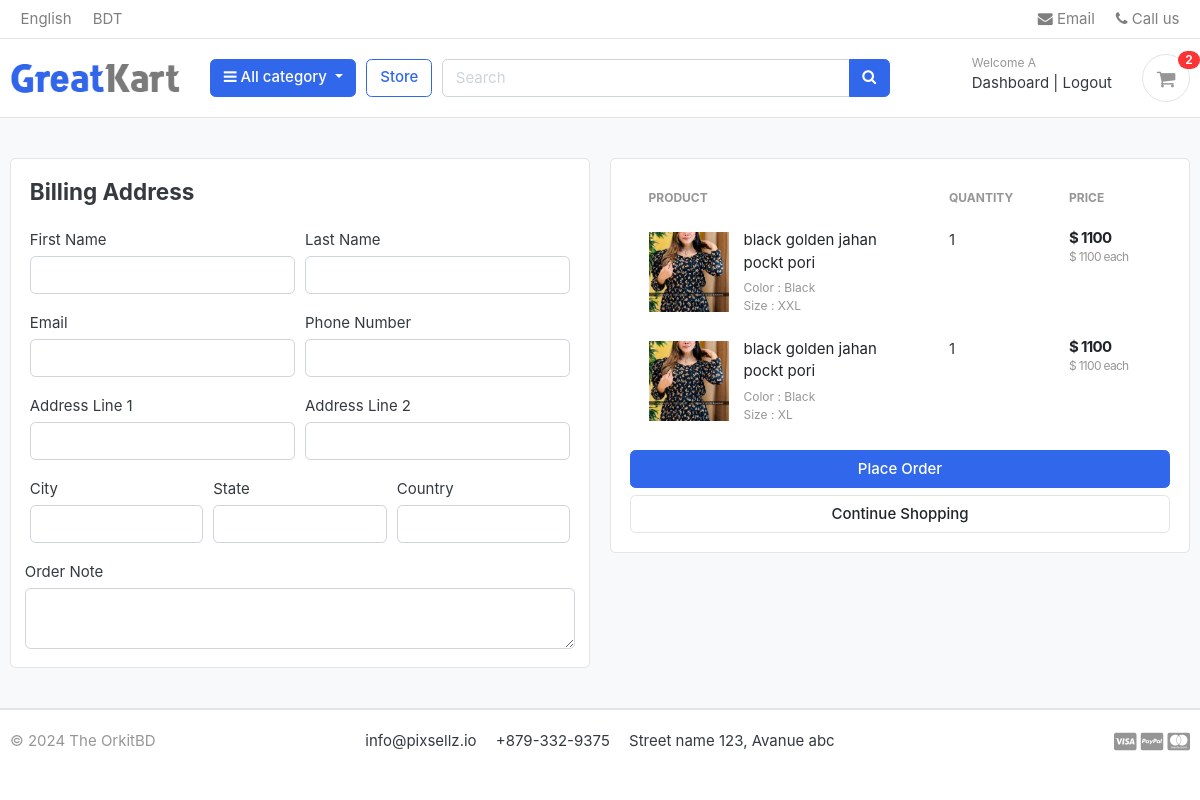
Page /cart/checkout/ (signed in) on the earlier database version.
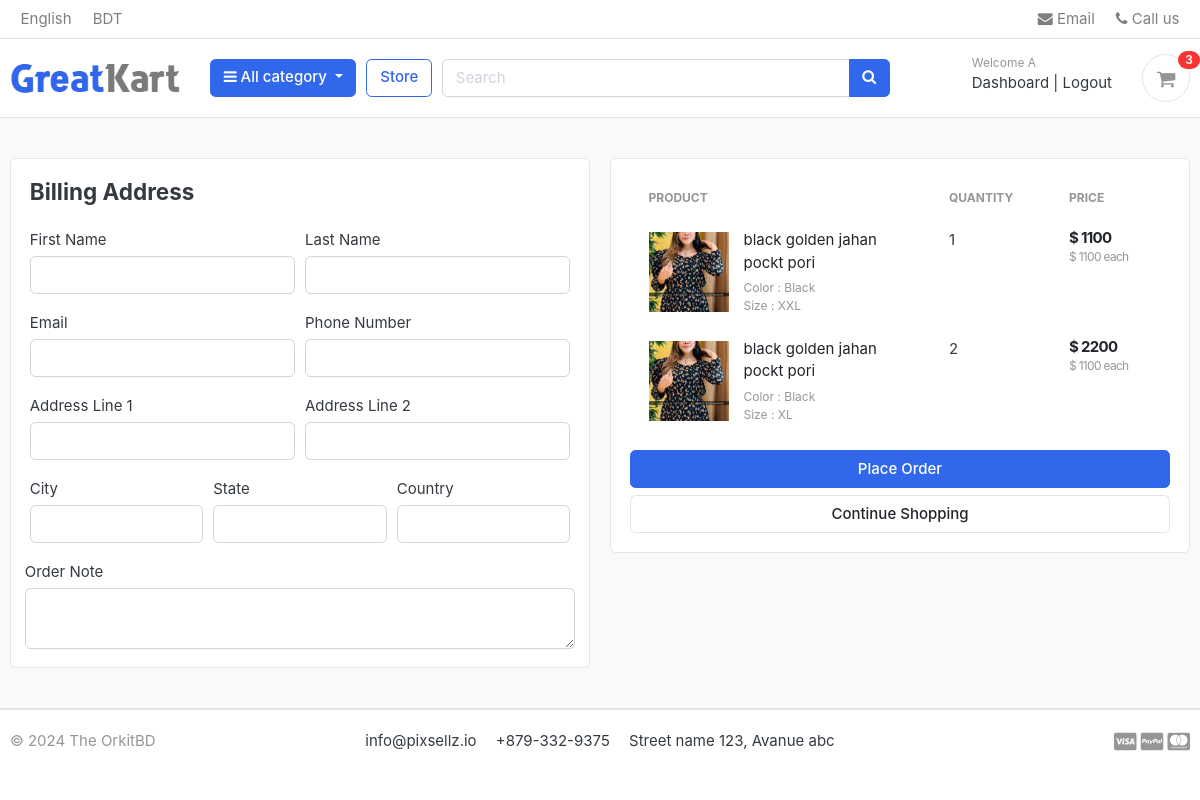
Same page on the later database version.
### carts/models.py (models this page shows, shortened)
class CartItem(models.Model):
    user = models.ForeignKey(Account,on_delete=models.CASCADE,null=True)
    product = models.ForeignKey(Product,on_delete=models.CASCADE)
    variations = models.ManyToManyField(Variation, blank=True)
    cart = models.ForeignKey(Cart,on_delete=models.CASCADE, null=True)
    quantity = models.IntegerField()
    is_active = models.BooleanField(default=True)
    def sub_total(self):
        return self.product.price *self.quantity

### store/models.py (models this page shows, shortened)
class Product (models.Model):
    product_name = models.CharField(max_length=100,unique=True)
    slug  = models.SlugField(max_length=100,unique=True)
    description = models.CharField(max_length=1000,unique=True)
    price = models.IntegerField()
    images = models.ImageField(upload_to='photos/products')
    stock = models.IntegerField()
    is_avilable = models.BooleanField(default=True)
    category = models.ForeignKey(Category,on_delete=models.CASCADE)
    created_date = models.DateTimeField(auto_now=True)
    modified_date = models.DateTimeField(auto_now=True)
    def get_url(self):
        return reverse('product_detail',args=[self.category.slug, self.slug])

### carts/views.py (the view)
# urls.py: path('checkout/',checkout, name="checkout"),
@login_required(login_url='login')
def checkout(request, total = 0 , quantity = 0, total_cart_item = 0, cart_items = None,fee = 0,grand_total=0):
    try:
        if request.user.is_authenticated:
            cart_items = CartItem.objects.filter(user=request.user, is_active=True)
        for cart_item in cart_items:
            total += (cart_item.product.price *cart_item.quantity)
            quantity += cart_item.quantity
        if  total == 0 :
            fee = 0
        else :
            fee = 120
        grand_total =  total+fee
    except:
        pass
    context = {
        'total': total,
        'quantity':quantity,
        'cart_items': cart_items,
        'fee':fee,
        'grand_total':grand_total,
    }
    return render(request,"cart/checkout.html",context)

### carts/context_processors.py (called while the page is built)
def counter(request):
    cart_count = 0
    if 'admin' in request.path:
        return {}
    else:
        try:
            cart = Cart.objects.filter(cart_id=_cart_id(request))
            if request.user.is_authenticated:
                cart_items = CartItem.objects.all().filter(user=request.user)
            else:
                cart_items = CartItem.objects.all().filter(cart=cart[:1])
            for cart_item in cart_items:
                cart_count += cart_item.quantity
        except Cart.DoesNotExist:
            cart_count = 0
    return dict(cart_count=cart_count)

### carts/views.py (called while the page is built)
def _cart_id(request):
    cart = request.session.session_key
    if not cart :
        cart = request.session.create()
    return cart

### category/context_processors.py (called while the page is built)
def menu_links(request):
    links = Category.objects.all()
    return dict(links=links)

### category/models.py (called while the page is built)
    def get_url(self):
        return reverse('products_by_category',args=[self.slug])

### templates/cart/checkout.html (shortened to what this page needs)
{% extends 'base.html' %}
{% load static %}
{% block content %}
<section class="section-content padding-y bg">
<div class="container">
<div class="row">
	<aside class="col-lg-6">
<div class="card">
  <div class="card-body">
    <h4 class="card-title mb-4">Billing Address</h4>
    <form action="{%url 'place_order' %}" method="POST">
      <div class="form-row">
        <div class="col form-group">
          <label for="">First Name</label>
          <input type="text" name="first_name" class="form-control" required>
        </div>
        <div class="col form-group">
          <label for="">Last Name</label>
          <input type="text" name="last_name" class="form-control" required>
        </div>
      </div>
      <div class="form-row">
        <div class="col form-group">
          <label for="">Email</label>
          <input type="email" name="email" class="form-control" required>
        </div>
        <div class="col form-group">
          <label for="">Phone Number</label>
          <input type="text" name="phone" class="form-control" required>
        </div>
      </div>
      <div class="form-row">
        <div class="col form-group">
          <label for="">Address Line 1</label>
          <input type="text" name="address_line_1" class="form-control" required>
        </div>
        <div class="col form-group">
          <label for="">Address Line 2</label>
          <input type="text" name="address_line_2" class="form-control">
        </div>
      </div>
      <div class="form-row">
        <div class="col form-group">
          <label for="">City</label>
          <input type="text" name="city" class="form-control" required>
        </div>
        <div class="col form-group">
          <label for="">State</label>
          <input type="text" name="state" class="form-control" required>
        </div>
        <div class="col form-group">
          <label for="">Country</label>
          <input type="text" name="country" class="form-control" required>
        </div>
        </div>
        <div class="form-row">
          <label for="">Order Note</label>
          <textarea name="order_note" rows="2" class="form-control"></textarea>
        </div>
  </div>
</div>
	</aside>
	<aside class="col-lg-6">
		<div class="card">
		<div class="card-body">
      <table class="table table-borderless table-shopping-cart">
      <thead class="text-muted">
      <tr class="small text-uppercase">
        <th scope="col">Product</th>
        <th scope="col" width="120">Quantity</th>
        <th scope="col" width="120">Price</th>
      </tr>
      </thead>
      <tbody>
      {% for cart_item in cart_items %}
      <tr>
      	<td>
      		<figure class="itemside align-items-center">
      			<div class="aside"><img src="{{ cart_item.product.images.url }}" class="img-sm"></div>
      			<figcaption class="info">
      				<a href="{{ cart_item.product.get_url }}" class="title text-dark">{{ cart_item.product.product_name }}</a>
      				<p class="text-muted small">
      					{% if cart_item.variations.all %}
      						{% for item in cart_item.variations.all %}
      							{{ item.variation_category | capfirst }} : {{ item.variation_value | capfirst }} <br>
      						{% endfor %}
      					{% endif %}
      				</p>
      			</figcaption>
      		</figure>
      	</td>
      	<td>
      				<label for="">{{cart_item.quantity}}</label>
      	</td>
      	<td>
      		<div class="price-wrap">
      			<var class="price">$ {{ cart_item.sub_total }}</var>
      			<small class="text-muted"> $ {{ cart_item.product.price }} each </small>
      		</div>
      	</td>
      </tr>
      {% endfor %}
      </tbody>
      </table>
      	<button type="submit" name="submit" class="btn btn-primary btn-block">Place Order</button>
		<a href="{% url 'store' %}" class="btn btn-light btn-block">Continue Shopping</a>
		</div>
		</div>
</aside>
</div>
</div>
</section>
{% endblock %}

### templates/includes/navbar.html (shortened to what this page needs)
{% load static %}
<header class="section-header">
    <nav class="navbar p-md-0 navbar-expand-sm navbar-light border-bottom">
    <div class="container">
      <div class="collapse navbar-collapse" id="navbarTop4">
        <ul class="navbar-nav mr-auto">
            <li class="nav-item dropdown">
                 <a href="#" class="nav-link">English </a>
            </li>
            <li class="nav-item dropdown">
                <a href="#" class="nav-link"> BDT </a>
            </li>
        </ul>
        <ul class="navbar-nav">
            <li><a href="#" class="nav-link"> <i class="fa fa-envelope"></i> Email </a></li>
            <li><a href="#" class="nav-link"> <i class="fa fa-phone"></i> Call us </a></li>
        </ul>
      </div>
    </div>
    </nav>
    <section class="header-main border-bottom">
        <div class="container">
    <div class="row align-items-center">
        <div class="col-lg-2 col-md-3 col-6">
            <a href="{% url 'home'%}" class="brand-wrap">
                <img class="logo" src="{% static './images/logo.png' %}">
            </a>
        </div>
        <div class="col-lg col-sm col-md col-6 flex-grow-0">
            <div class="category-wrap dropdown d-inline-block float-right">
                <button type="button" class="btn btn-primary dropdown-toggle" data-toggle="dropdown">
                    <i class="fa fa-bars"></i> All category
                </button>
            </div>
        </div>
        <a href="{% url 'store' %}" class="btn btn-outline-primary">Store</a>
        <div class="col-lg  col-md-6 col-sm-12 col">
            <form action="{%url 'search'%}" class="search" method='GET'>
                <div class="input-group w-100">
                    <input type="text" class="form-control" style="width:60%;" placeholder="Search" name='keyword'>
                    <div class="input-group-append">
                      <button class="btn btn-primary" type="submit">
                        <i class="fa fa-search"></i>
                      </button>
                    </div>
                </div>
            </form>
        </div>
        <div class="col-lg-3 col-sm-6 col-8 order-2 order-lg-3">
                <div class="d-flex justify-content-end mb-3 mb-lg-0">
                    {% if user.id is None %}
                    <div class="widget-header">
                    <small class="title text-muted">Welcome guest!</small>
                    <div>
                        <a href="{% url 'login' %}">Sign in</a> <span class="dark-transp"> | </span>
                        <a href="{% url 'register' %}"> Register</a>
                    </div>
                    </div>
                    {% else %}
                    <div class="widget-header">
                    <small class="title text-muted">Welcome {{user.first_name}}</small>
                    <div>
                        <a href="{% url 'dashboard' %}">Dashboard</a> <span class="dark-transp"> | </span>
                        <a href="{% url 'logout' %}"> Logout</a>
                    </div>
                    </div>
                    {% endif %}
                        <a href="{%url 'cart' %}" class="widget-header pl-3 ml-3">
                            <div class="icon icon-sm rounded-circle border"><i class="fa fa-shopping-cart"></i></div>
                            <span class="badge badge-pill badge-danger notify">{{cart_count}}</span>
                        </a>
                    </div>
                </div>
    </div>
        </div>
    </section>
    </header>

Differences in the rows shown:
changed CartItem (number 2 of 2 on the later page): quantity "1" → "2"; sub_total "1100" → "2200"
Other differences:
{{ cart_count }}: "2" → "3"
